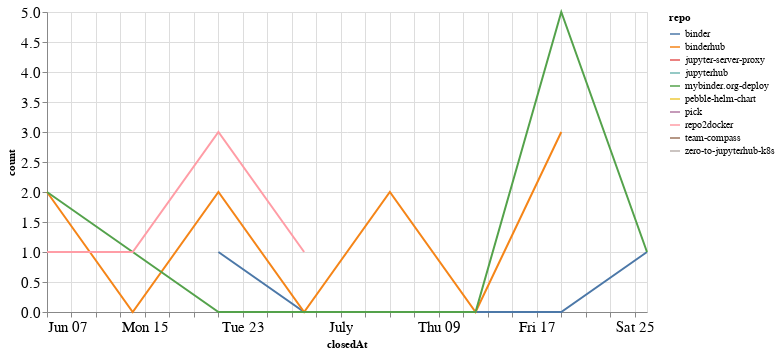

The code cell stored with this chart in its notebook:
### Code cell
closed_by_time = closed_by.groupby('repo').resample('W', on='closedAt').count()['author'].reset_index()
closed_by_time = closed_by_time.rename(columns={'author': 'count'})

alt.Chart(closed_by_time, width=600).mark_line().encode(
    x='closedAt',
    y='count',
    color='repo',
    tooltip="repo"
)

### Figure 1 — Vega-Lite specification as saved in the notebook (floating-point values rounded to 4 significant figures)
{"config": {"axisLeft": {"labelFontSize": 15}, "axisBottom": {"labelFontSize": 15}}, "data": {"name": "data-def5ce5bdb554b861857c74d42e3cf5c"}, "mark": "line", "encoding": {"color": {"type": "nominal", "field": "repo"}, "tooltip": {"type": "nominal", "field": "repo"}, "x": {"type": "temporal", "field": "closedAt"}, "y": {"type": "quantitative", "field": "count"}}, "width": 600, "$schema": "https://vega.github.io/schema/vega-lite/v4.8.1.json", "datasets": {"data-def5ce5bdb554b861857c74d42e3cf5c": [{"repo": "binder", "closedAt": "2020-06-21T00:00:00", "count": 1}, {"repo": "binder", "closedAt": "2020-06-28T00:00:00", "count": 0}, {"repo": "binder", "closedAt": "2020-07-05T00:00:00", "count": 0}, {"repo": "binder", "closedAt": "2020-07-12T00:00:00", "count": 0}, {"repo": "binder", "closedAt": "2020-07-19T00:00:00", "count": 0}, {"repo": "binder", "closedAt": "2020-07-26T00:00:00", "count": 1}, {"repo": "binderhub", "closedAt": "2020-06-07T00:00:00", "count": 2}, {"repo": "binderhub", "closedAt": "2020-06-14T00:00:00", "count": 0}, {"repo": "binderhub", "closedAt": "2020-06-21T00:00:00", "count": 2}, {"repo": "binderhub", "closedAt": "2020-06-28T00:00:00", "count": 0}, {"repo": "binderhub", "closedAt": "2020-07-05T00:00:00", "count": 2}, {"repo": "binderhub", "closedAt": "2020-07-12T00:00:00", "count": 0}, {"repo": "binderhub", "closedAt": "2020-07-19T00:00:00", "count": 3}, {"repo": "jupyter-server-proxy", "closedAt": "2020-06-14T00:00:00", "count": 1}, {"repo": "jupyterhub", "closedAt": "2020-06-07T00:00:00", "count": 1}, {"repo": "mybinder.org-deploy", "closedAt": "2020-06-07T00:00:00", "count": 2}, {"repo": "mybinder.org-deploy", "closedAt": "2020-06-14T00:00:00", "count": 1}, {"repo": "mybinder.org-deploy", "closedAt": "2020-06-21T00:00:00", "count": 0}, {"repo": "mybinder.org-deploy", "closedAt": "2020-06-28T00:00:00", "count": 0}, {"repo": "mybinder.org-deploy", "closedAt": "2020-07-05T00:00:00", "count": 0}, {"repo": "mybinder.org-deploy", "closedAt": "2020-07-12T00:00:00", "count": 0}, {"repo": "mybinder.org-deploy", "closedAt": "2020-07-19T00:00:00", "count": 5}, {"repo": "mybinder.org-deploy", "closedAt": "2020-07-26T00:00:00", "count": 1}, {"repo": "pebble-helm-chart", "closedAt": "2020-06-07T00:00:00", "count": 1}, {"repo": "pick", "closedAt": "2020-06-14T00:00:00", "count": 1}, {"repo": "repo2docker", "closedAt": "2020-06-07T00:00:00", "count": 1}, {"repo": "repo2docker", "closedAt": "2020-06-14T00:00:00", "count": 1}, {"repo": "repo2docker", "closedAt": "2020-06-21T00:00:00", "count": 3}, {"repo": "repo2docker", "closedAt": "2020-06-28T00:00:00", "count": 1}, {"repo": "team-compass", "closedAt": "2020-06-28T00:00:00", "count": 1}, {"repo": "zero-to-jupyterhub-k8s", "closedAt": "2020-07-26T00:00:00", "count": 1}]}}
